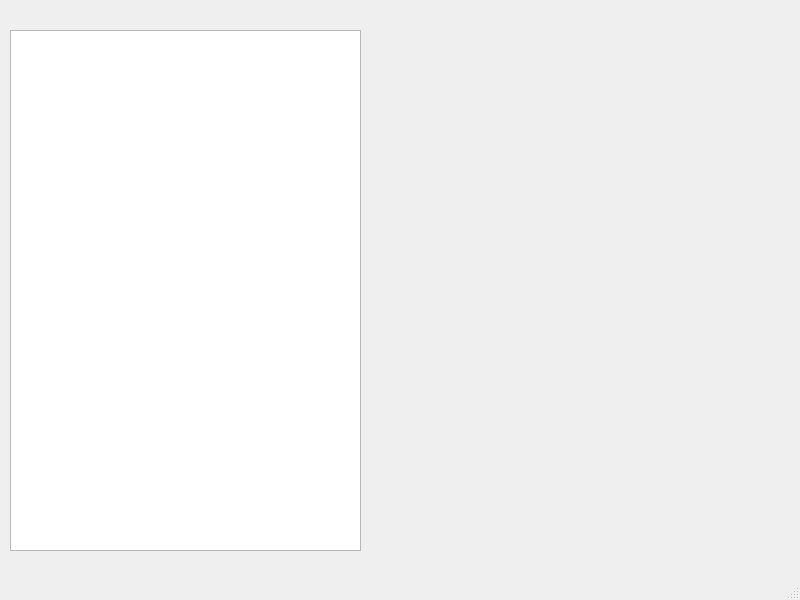
<?xml version="1.0" encoding="UTF-8"?>
<ui version="4.0">
 <class>MainWindow</class>
 <widget class="QMainWindow" name="MainWindow">
  <property name="geometry">
   <rect>
    <x>0</x>
    <y>0</y>
    <width>800</width>
    <height>600</height>
   </rect>
  </property>
  <property name="windowTitle">
   <string>MainWindow</string>
  </property>
  <widget class="QWidget" name="centralwidget">
   <widget class="QTableView" name="tableView">
    <property name="geometry">
     <rect>
      <x>10</x>
      <y>30</y>
      <width>351</width>
      <height>521</height>
     </rect>
    </property>
   </widget>
  </widget>
  <widget class="QMenuBar" name="menubar">
   <property name="geometry">
    <rect>
     <x>0</x>
     <y>0</y>
     <width>800</width>
     <height>25</height>
    </rect>
   </property>
  </widget>
  <widget class="QStatusBar" name="statusbar"/>
 </widget>
 <resources/>
 <connections>
  <connection>
   <sender>MainWindow</sender>
   <signal>tabifiedDockWidgetActivated(QDockWidget*)</signal>
   <receiver>MainWindow</receiver>
   <slot>close()</slot>
   <hints>
    <hint type="sourcelabel">
     <x>399</x>
     <y>299</y>
    </hint>
    <hint type="destinationlabel">
     <x>399</x>
     <y>299</y>
    </hint>
   </hints>
  </connection>
 </connections>
</ui>
